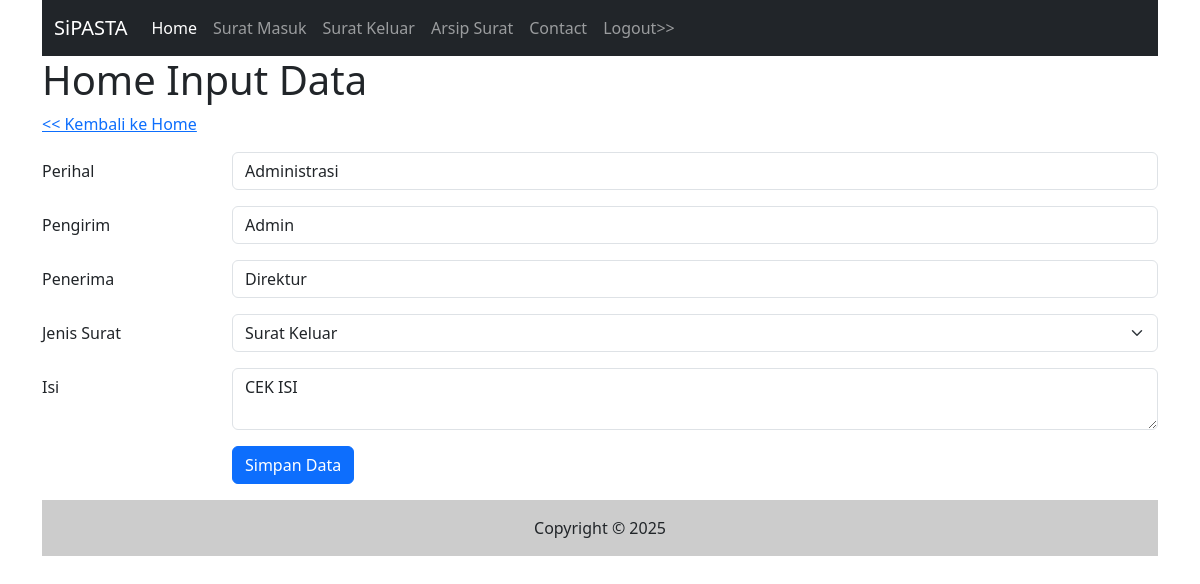
The app's page /admin/halaman_input.php?id=12 with its own data.
### tables this page shows
CREATE TABLE `halaman` (
  `id` int(11) NOT NULL,
  `perihal` varchar(300) NOT NULL,
  `pengirim` varchar(300) NOT NULL,
  `penerima` varchar(300) NOT NULL,
  `jsurat` enum('Surat Masuk','Surat Keluar') NOT NULL,
  `isi` text NOT NULL,
  `tgl_isi` timestamp NOT NULL DEFAULT current_timestamp() ON UPDATE current_timestamp()
);

### admin/halaman_input.php (the view, shortened to what this page needs)
<?php include("inc_header.php") ?>
<?php include("../inc/inc_koneksi.php");
?>
<?php
$perihal = "";
$pengirim = "";
$penerima = "";
$jsurat = "";
$isi = "";
if(isset($_GET['id'])){
    $id = $_GET['id'];
}else{
    $id = "";
}
if($id !=""){
    $sql1       = "select * from halaman where id = '$id'";
    $q1         = mysqli_query($koneksi, $sql1);
    $r1         = mysqli_fetch_array($q1);
    $perihal    = $r1['perihal'];
    $pengirim   = $r1['pengirim'];
    $penerima   = $r1['penerima'];
    $jsurat     = $r1['jsurat'];
    $isi        = $r1['isi'];
}
?>
<h1>Home Input Data</h1>
<div class="mb-3 row">
    <a href="halaman.php">
        << Kembali ke Home</a>
</div>
<form action="" method="post">
    <div class="mb-3 row">
        <label for="perihal" class="col-sm-2 col-form-label">Perihal</label>
        <div class="col-sm-10">
            <input type="text" class="form-control" id="perihal" value="<?php echo $perihal ?>" name="perihal">
        </div>
    </div>
    <div class="mb-3 row">
        <label for="pengirim" class="col-sm-2 col-form-label">Pengirim</label>
        <div class="col-sm-10">
            <input type="text" class="form-control" id="pengirim" value="<?php echo $pengirim ?>" name="pengirim">
        </div>
    </div>
    <div class="mb-3 row">
        <label for="penerima" class="col-sm-2 col-form-label">Penerima</label>
        <div class="col-sm-10">
            <input type="text" class="form-control" id="penerima" value="<?php echo $penerima ?>" name="penerima">
        </div>
    </div>
    <div class="mb-3 row">
        <label for="jsurat" class="col-sm-2 col-form-label">Jenis Surat</label>
        <div class="col-sm-10">
            <select class="form-select" id="jsurat" name="jsurat" required>
                <option value="Surat Keluar" <?php if ($jsurat == "Surat Keluar")
                    echo "selected"; ?>>Surat Keluar
                </option>
            </select>
        </div>
    </div>
    <div class="mb-3 row">
        <label for="isi" class="col-sm-2 col-form-label">Isi</label>
        <div class="col-sm-10">
            <textarea name="isi" class="form-control" id="summernote"><?php echo $isi ?></textarea>
        </div>
    </div>
    <div class="mb-3 row">
        <div class="col-sm-2"></div>
        <div class="col-sm-10">
            <input type="submit" name="simpan" value="Simpan Data" class="btn btn-primary" />
        </div>
    </div>
</form>
<?php include("inc_footer.php") ?>

### records on screen
halaman: perihal "Administrasi", pengirim "Admin", penerima "Direktur", jsurat "Surat Keluar", isi "CEK ISI"
